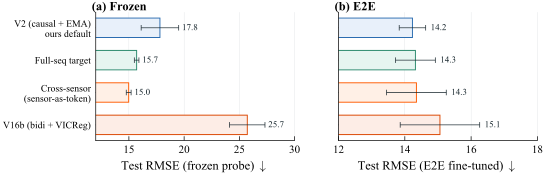

Source code (Python):
#!/usr/bin/env python3
"""
FIGURE DESIGN
Message: "Architecture ablation: causal V2 has the best balance of frozen and E2E quality;
         cross-sensor excels at frozen 100% but is brittle; bidirectional V16b collapses."
Type: Horizontal bar chart comparing frozen vs E2E RMSE across variants
Layout: Two panels side by side (Frozen, E2E)
Colors: Forgis palette
Size: NeurIPS single column (5.5in wide, ~2.0in tall)
"""

import matplotlib
matplotlib.use("Agg")
import matplotlib.pyplot as plt
import numpy as np

C = {
    "blue":     "#2B6CB0",
    "teal":     "#2D8A6E",
    "orange":   "#FF5A00",
    "red":      "#DC4B07",
    "gray":     "#878F92",
    "gray_lt":  "#D1D5D8",
    "dark":     "#122128",
    "blue_bg":  "#E8F0FA",
    "teal_bg":  "#E6F5F0",
    "orange_bg":"#FFF0E6",
    "red_bg":   "#FDEDE6",
}

plt.rcParams.update({
    "font.family": "serif",
    "font.serif": ["Times New Roman", "DejaVu Serif"],
    "font.size": 8,
    "mathtext.fontset": "cm",
    "pdf.fonttype": 42,
    "ps.fonttype": 42,
    "axes.labelsize": 9,
    "axes.linewidth": 0.5,
    "axes.spines.top": False,
    "axes.spines.right": False,
    "xtick.labelsize": 8,
    "ytick.labelsize": 8,
    "xtick.direction": "in",
    "ytick.direction": "in",
    "xtick.major.size": 3,
    "ytick.major.size": 3,
    "xtick.major.width": 0.5,
    "ytick.major.width": 0.5,
    "legend.fontsize": 7,
    "legend.frameon": False,
    "figure.dpi": 150,
    "figure.constrained_layout.use": True,
    "savefig.dpi": 300,
    "savefig.bbox": "tight",
    "savefig.pad_inches": 0.02,
})

# Data from Table 5 in paper
variants = [
    "V2 (causal + EMA)\n\\textit{ours default}",
    "Full-seq target",
    "Cross-sensor",
    "V16b (bidi + VICReg)",
]
# Use simple labels (no LaTeX in matplotlib unless usetex)
labels = [
    "V2 (causal + EMA)\nours default",
    "Full-seq target",
    "Cross-sensor\n(sensor-as-token)",
    "V16b (bidi + VICReg)",
]

frozen_mean = np.array([17.81, 15.70, 14.98, 25.72])
frozen_std  = np.array([1.7, 0.21, 0.22, 1.6])
e2e_mean    = np.array([14.23, 14.32, 14.35, 15.06])
e2e_std     = np.array([0.4, 0.6, 0.9, 1.2])

colors = [C["blue"], C["teal"], C["orange"], C["red"]]
bg_colors = [C["blue_bg"], C["teal_bg"], C["orange_bg"], C["red_bg"]]

y = np.arange(len(labels))

fig, (ax1, ax2) = plt.subplots(1, 2, figsize=(5.5, 1.8),
                                gridspec_kw={"wspace": 0.12})

# Panel (a): Frozen probe RMSE
for i in range(len(labels)):
    ax1.barh(y[i], frozen_mean[i], xerr=frozen_std[i],
             height=0.6, color=bg_colors[i], edgecolor=colors[i],
             linewidth=0.7, capsize=2, ecolor=C["dark"],
             error_kw={"elinewidth": 0.5, "capthick": 0.5})
    ax1.text(frozen_mean[i] + frozen_std[i] + 0.3, y[i],
             f"{frozen_mean[i]:.1f}", fontsize=6.5, color=C["dark"],
             va="center")

ax1.set_yticks(y)
ax1.set_yticklabels(labels, fontsize=7)
ax1.set_xlabel("Test RMSE (frozen probe) $\\downarrow$")
ax1.set_xlim(12, 30)
ax1.invert_yaxis()
ax1.xaxis.grid(True, linewidth=0.2, color=C["gray_lt"], zorder=0)
ax1.set_axisbelow(True)
ax1.text(-0.02, 1.08, "(a) Frozen", transform=ax1.transAxes,
         fontsize=9, fontweight="bold", va="top")

# Panel (b): E2E RMSE
for i in range(len(labels)):
    ax2.barh(y[i], e2e_mean[i], xerr=e2e_std[i],
             height=0.6, color=bg_colors[i], edgecolor=colors[i],
             linewidth=0.7, capsize=2, ecolor=C["dark"],
             error_kw={"elinewidth": 0.5, "capthick": 0.5})
    ax2.text(e2e_mean[i] + e2e_std[i] + 0.15, y[i],
             f"{e2e_mean[i]:.1f}", fontsize=6.5, color=C["dark"],
             va="center")

ax2.set_yticks(y)
ax2.set_yticklabels([])
ax2.set_xlabel("Test RMSE (E2E fine-tuned) $\\downarrow$")
ax2.set_xlim(12, 18)
ax2.invert_yaxis()
ax2.xaxis.grid(True, linewidth=0.2, color=C["gray_lt"], zorder=0)
ax2.set_axisbelow(True)
ax2.text(-0.02, 1.08, "(b) E2E", transform=ax2.transAxes,
         fontsize=9, fontweight="bold", va="top")

out = "C:/Users/Jonaspetersen/dev/IndustrialJEPA/paper-neurips/figures/fig_ablation_summary.pdf"
fig.savefig(out)
plt.close(fig)
print(f"Saved {out}")
